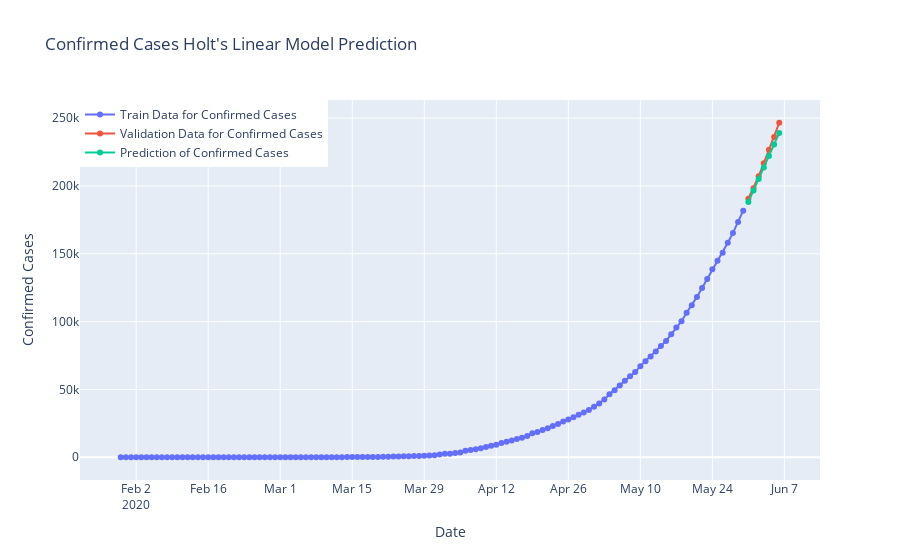

Source (notebook cell):
### Code cell
fig=go.Figure()
fig.add_trace(go.Scatter(x=model_train.ObservationDate, y=model_train["Confirmed"],
                    mode='lines+markers',name="Train Data for Confirmed Cases"))
fig.add_trace(go.Scatter(x=valid.ObservationDate, y=valid["Confirmed"],
                    mode='lines+markers',name="Validation Data for Confirmed Cases",))
fig.add_trace(go.Scatter(x=valid.ObservationDate, y=y_pred["Holt"],
                    mode='lines+markers',name="Prediction of Confirmed Cases",))
fig.update_layout(title="Confirmed Cases Holt's Linear Model Prediction",
                 xaxis_title="Date",yaxis_title="Confirmed Cases",legend=dict(x=0,y=1,traceorder="normal"))
fig.show()

### Figure 1 — Plotly figure (JSON) as saved in the notebook; plotly's stock layout.template omitted (floating-point values rounded to 4 significant figures)
{"data": [{"mode": "lines+markers", "name": "Train Data for Confirmed Cases", "type": "scatter", "x": ["2020-01-30", "2020-01-31", "2020-02-01", "2020-02-02", "2020-02-03", "2020-02-04", "2020-02-05", "2020-02-06", "2020-02-07", "2020-02-08", "2020-02-09", "2020-02-10", "2020-02-11", "2020-02-12", "2020-02-13", "2020-02-14", "2020-02-15", "2020-02-16", "2020-02-17", "2020-02-18", "2020-02-19", "2020-02-20", "2020-02-21", "2020-02-22", "2020-02-23", "2020-02-24", "2020-02-25", "2020-02-26", "2020-02-27", "2020-02-28", "2020-02-29", "2020-03-01", "2020-03-02", "2020-03-03", "2020-03-04", "2020-03-05", "2020-03-06", "2020-03-07", "2020-03-08", "2020-03-09", "2020-03-10", "2020-03-11", "2020-03-12", "2020-03-13", "2020-03-14", "2020-03-15", "2020-03-16", "2020-03-17", "2020-03-18", "2020-03-19", "2020-03-20", "2020-03-21", "2020-03-22", "2020-03-23", "2020-03-24", "2020-03-25", "2020-03-26", "2020-03-27", "2020-03-28", "2020-03-29", "2020-03-30", "2020-03-31", "2020-04-01", "2020-04-02", "2020-04-03", "2020-04-04", "2020-04-05", "2020-04-06", "2020-04-07", "2020-04-08", "2020-04-09", "2020-04-10", "2020-04-11", "2020-04-12", "2020-04-13", "2020-04-14", "2020-04-15", "2020-04-16", "2020-04-17", "2020-04-18", "2020-04-19", "2020-04-20", "2020-04-21", "2020-04-22", "2020-04-23", "2020-04-24", "2020-04-25", "2020-04-26", "2020-04-27", "2020-04-28", "2020-04-29", "2020-04-30", "2020-05-01", "2020-05-02", "2020-05-03", "2020-05-04", "2020-05-05", "2020-05-06", "2020-05-07", "2020-05-08", "2020-05-09", "2020-05-10", "2020-05-11", "2020-05-12", "2020-05-13", "2020-05-14", "2020-05-15", "2020-05-16", "2020-05-17", "2020-05-18", "2020-05-19", "2020-05-20", "2020-05-21", "2020-05-22", "2020-05-23", "2020-05-24", "2020-05-25", "2020-05-26", "2020-05-27", "2020-05-28", "2020-05-29", "2020-05-30"], "y": [1, 1, 1, 2, 3, 3, 3, 3, 3, 3, 3, 3, 3, 3, 3, 3, 3, 3, 3, 3, 3, 3, 3, 3, 3, 3, 3, 3, 3, 3, 3, 3, 5, 5, 28, 30, 31, 34, 39, 43, 56, 62, 73, 82, 102, 113, 119, 142, 156, 194, 244, 330, 396, 499, 536, 657, 727, 887, 987, 1024, 1251, 1397, 1998, 2543, 2567, 3082, 3588, 4778, 5311, 5916, 6725, 7598, 8446, 9205, 10453, 11487, 12322, 13430, 14352, 15722, 17615, 18539, 20080, 21370, 23077, 24530, 26283, 27890, 29451, 31324, 33062, 34863, 37257, 39699, 42505, 46437, 49400, 52987, 56351, 59695, 62808, 67161, 70768, 74292, 78055, 81997, 85784, 90648, 95698, 100328, 106475, 112028, 118226, 124794, 131423, 138536, 144950, 150793, 158086, 165386, 173491, 181827]}, {"mode": "lines+markers", "name": "Validation Data for Confirmed Cases", "type": "scatter", "x": ["2020-05-31", "2020-06-01", "2020-06-02", "2020-06-03", "2020-06-04", "2020-06-05", "2020-06-06"], "y": [190609, 198370, 207191, 216824, 226713, 236184, 246622]}, {"mode": "lines+markers", "name": "Prediction of Confirmed Cases", "type": "scatter", "x": ["2020-05-31", "2020-06-01", "2020-06-02", "2020-06-03", "2020-06-04", "2020-06-05", "2020-06-06"], "y": [188300.0, 196700.0, 205200.0, 213700.0, 222200.0, 230600.0, 239100.0]}], "layout": {"legend": {"traceorder": "normal", "x": 0, "y": 1}, "title": {"text": "Confirmed Cases Holt's Linear Model Prediction"}, "xaxis": {"title": {"text": "Date"}}, "yaxis": {"title": {"text": "Confirmed Cases"}}}}
